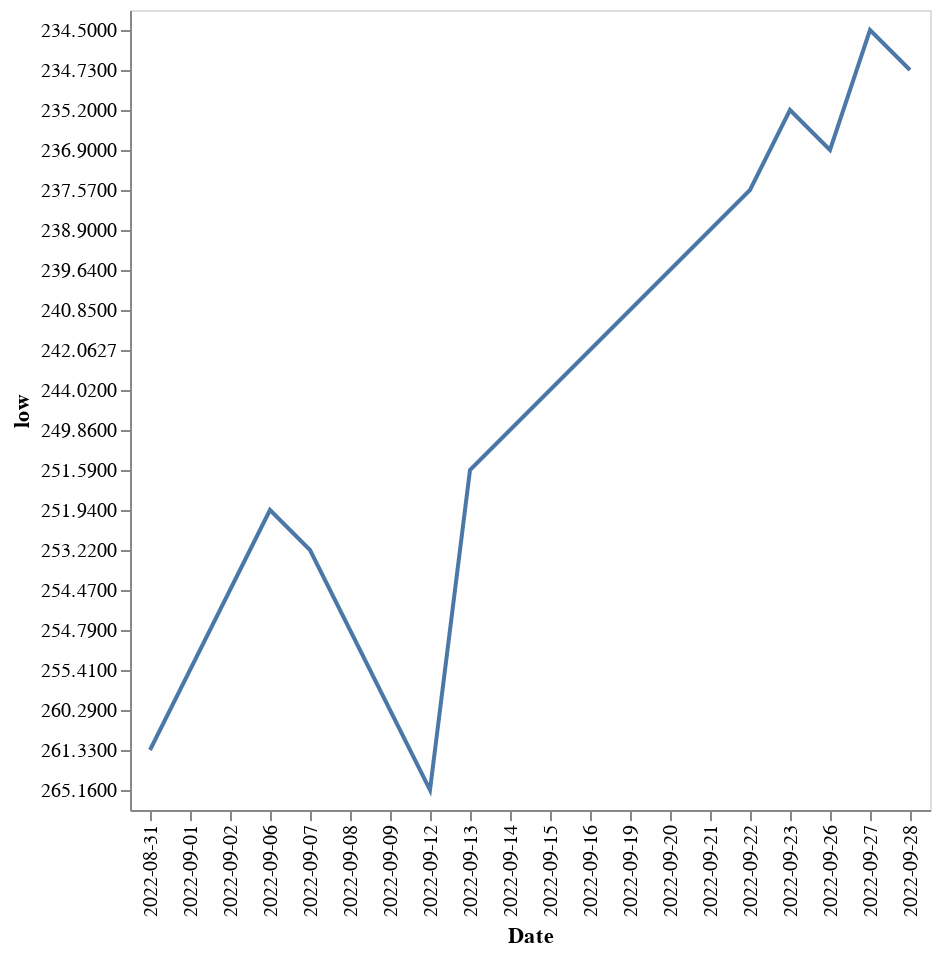

Notebook cell for this chart:
### Code cell
alt.data_transformers.disable_max_rows()
alt.Chart(full_price_df.head(20)).mark_line().encode(x='Date', y='low')

### Figure 1 — Vega-Lite specification as saved in the notebook (floating-point values rounded to 4 significant figures)
{"config": {"view": {"continuousWidth": 400, "continuousHeight": 300}}, "data": {"name": "data-82a67c7a12ffa5896913d934173b27b2"}, "mark": "line", "encoding": {"x": {"field": "Date", "type": "nominal"}, "y": {"field": "low", "type": "nominal"}}, "$schema": "https://vega.github.io/schema/vega-lite/v4.17.0.json", "datasets": {"data-82a67c7a12ffa5896913d934173b27b2": [{"Date": "2022-09-28", "Open Price": "236.8100", "low": "234.7300", "high": "242.3300", "Close Price": "241.0700", "volume": "28981492"}, {"Date": "2022-09-27", "Open Price": "239.9800", "low": "234.5000", "high": "241.8000", "Close Price": "236.4100", "volume": "27018732"}, {"Date": "2022-09-26", "Open Price": "237.0450", "low": "236.9000", "high": "241.4500", "Close Price": "237.4500", "volume": "27694190"}, {"Date": "2022-09-23", "Open Price": "239.5400", "low": "235.2000", "high": "241.1300", "Close Price": "237.9200", "volume": "34176048"}, {"Date": "2022-09-22", "Open Price": "237.8704", "low": "237.5700", "high": "243.8600", "Close Price": "240.9800", "volume": "30927092"}, {"Date": "2022-09-21", "Open Price": "244.2700", "low": "238.9000", "high": "247.6600", "Close Price": "238.9500", "volume": "28625557"}, {"Date": "2022-09-20", "Open Price": "242.0650", "low": "239.6400", "high": "243.5100", "Close Price": "242.4500", "volume": "26660299"}, {"Date": "2022-09-19", "Open Price": "242.4650", "low": "240.8500", "high": "245.1400", "Close Price": "244.5200", "volume": "26826931"}, {"Date": "2022-09-16", "Open Price": "244.2600", "low": "242.0627", "high": "245.3000", "Close Price": "244.7400", "volume": "39791768"}, {"Date": "2022-09-15", "Open Price": "249.7700", "low": "244.0200", "high": "251.4000", "Close Price": "245.3800", "volume": "31530948"}, {"Date": "2022-09-14", "Open Price": "253.5300", "low": "249.8600", "high": "254.2300", "Close Price": "252.2200", "volume": "23912954"}, {"Date": "2022-09-13", "Open Price": "258.8400", "low": "251.5900", "high": "260.4000", "Close Price": "251.9900", "volume": "33353318"}, {"Date": "2022-09-12", "Open Price": "265.7800", "low": "265.1600", "high": "267.4500", "Close Price": "266.6500", "volume": "18747690"}, {"Date": "2022-09-09", "Open Price": "260.5000", "low": "260.2900", "high": "265.2300", "Close Price": "264.4600", "volume": "22093190"}, {"Date": "2022-09-08", "Open Price": "257.5100", "low": "254.7900", "high": "260.4300", "Close Price": "258.5200", "volume": "20319911"}, {"Date": "2022-09-07", "Open Price": "254.7000", "low": "253.2200", "high": "258.8300", "Close Price": "258.0900", "volume": "24126700"}, {"Date": "2022-09-06", "Open Price": "256.2000", "low": "251.9400", "high": "257.8300", "Close Price": "253.2500", "volume": "21283869"}, {"Date": "2022-09-02", "Open Price": "261.6950", "low": "254.4700", "high": "264.7400", "Close Price": "256.0600", "volume": "22855380"}, {"Date": "2022-09-01", "Open Price": "258.8700", "low": "255.4100", "high": "260.8900", "Close Price": "260.4000", "volume": "23263431"}, {"Date": "2022-08-31", "Open Price": "265.3900", "low": "261.3300", "high": "267.1100", "Close Price": "261.4700", "volume": "24791834"}]}}
